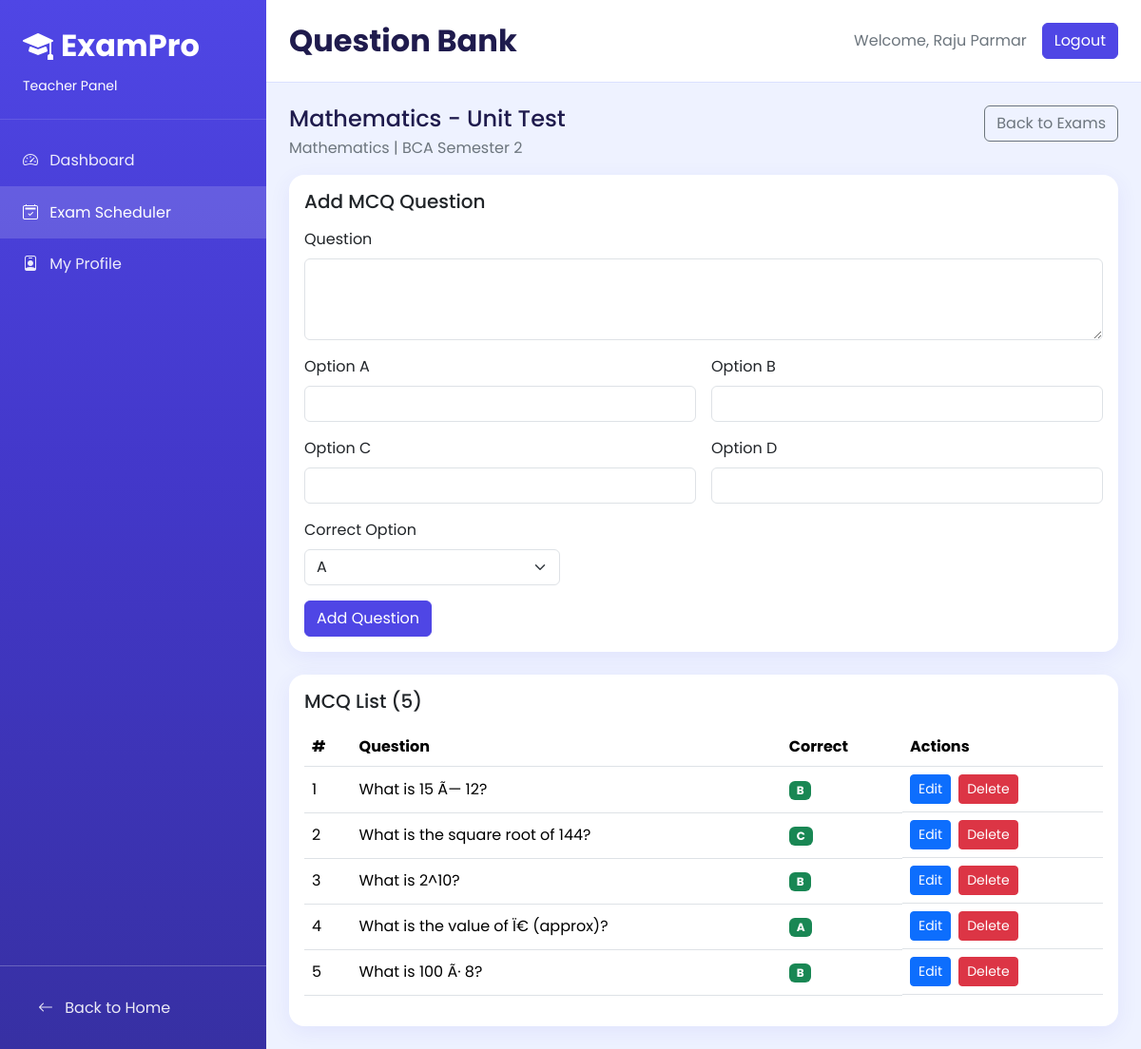
/pages/teacher/questions.php?exam_id=1 (signed in), run on the app's committed database.
### tables this page shows
CREATE TABLE IF NOT EXISTS exams (
    id INT AUTO_INCREMENT PRIMARY KEY,
    teacher_id INT NULL,
    title VARCHAR(200) NOT NULL,
    subject VARCHAR(100) NOT NULL,
    semester VARCHAR(50) DEFAULT 'Semester 2',
    total_questions INT NOT NULL,
    duration_minutes INT NOT NULL,
    status ENUM('scheduled', 'active', 'completed') DEFAULT 'scheduled',
    is_active TINYINT(1) NOT NULL DEFAULT 1,
    exam_date DATE NOT NULL,
    created_at TIMESTAMP DEFAULT CURRENT_TIMESTAMP,
    FOREIGN KEY (teacher_id) REFERENCES teachers(id) ON DELETE SET NULL
);

CREATE TABLE IF NOT EXISTS questions (
    id INT AUTO_INCREMENT PRIMARY KEY,
    exam_id INT NOT NULL,
    question_text TEXT NOT NULL,
    option_a VARCHAR(255) NOT NULL,
    option_b VARCHAR(255) NOT NULL,
    option_c VARCHAR(255) NOT NULL,
    option_d VARCHAR(255) NOT NULL,
    correct_option CHAR(1) NOT NULL,
    FOREIGN KEY (exam_id) REFERENCES exams(id) ON DELETE CASCADE
);

### pages/teacher/questions.php (the view, shortened to what this page needs)
<?php
require_once __DIR__ . '/includes/auth.php';
require_once __DIR__ . '/includes/layout.php';
$teacherId = (int) $_SESSION['teacher_id'];
$examId = (int) ($_GET['exam_id'] ?? $_POST['exam_id'] ?? 0);
$examStmt = $conn->prepare('SELECT id, title, subject, semester FROM exams WHERE id = ? AND (teacher_id = ? OR teacher_id IS NULL) LIMIT 1');
$examStmt->bind_param('ii', $examId, $teacherId);
$examStmt->execute();
$exam = $examStmt->get_result()->fetch_assoc();
$listStmt = $conn->prepare('SELECT id, question_text, option_a, option_b, option_c, option_d, correct_option FROM questions WHERE exam_id = ? ORDER BY id ASC');
$listStmt->bind_param('i', $examId);
$listStmt->execute();
$questions = $listStmt->get_result()->fetch_all(MYSQLI_ASSOC);
?>
<div class="d-flex justify-content-between align-items-start flex-wrap gap-2 mb-3">
    <div>
        <h2 class="h4 mb-1"><?= htmlspecialchars($exam['title']) ?></h2>
        <p class="text-secondary mb-0"><?= htmlspecialchars($exam['subject']) ?> | <?= htmlspecialchars($exam['semester']) ?></p>
    </div>
    <a href="exams.php" class="btn btn-outline-secondary">Back to Exams</a>
</div>
<div class="card content-card mb-4">
    <div class="card-body">
        <h3 class="h5 mb-3">Add MCQ Question</h3>
        <form method="post" class="row g-3">
            <div class="col-12">
                <label class="form-label">Question</label>
                <textarea name="question_text" class="form-control" rows="3" required></textarea>
            </div>
            <div class="col-md-6">
                <label class="form-label">Option A</label>
                <input type="text" name="option_a" class="form-control" required>
            </div>
            <div class="col-md-6">
                <label class="form-label">Option B</label>
                <input type="text" name="option_b" class="form-control" required>
            </div>
            <div class="col-md-6">
                <label class="form-label">Option C</label>
                <input type="text" name="option_c" class="form-control" required>
            </div>
            <div class="col-md-6">
                <label class="form-label">Option D</label>
                <input type="text" name="option_d" class="form-control" required>
            </div>
            <div class="col-md-4">
                <label class="form-label">Correct Option</label>
                <select class="form-select" name="correct_option" required>
                    <option value="A">A</option>
                </select>
            </div>
            <div class="col-12">
                <button class="btn btn-indigo" type="submit">Add Question</button>
            </div>
        </form>
    </div>
</div>
<div class="card content-card">
    <div class="card-body">
        <h3 class="h5 mb-3">MCQ List (<?= count($questions) ?>)</h3>
        <?php if (empty($questions)): ?>
            <p class="text-secondary mb-0">No questions found for this exam.</p>
        <?php else: ?>
            <div class="table-responsive">
                <table class="table align-middle">
                    <thead>
                    <tr>
                        <th>#</th>
                        <th>Question</th>
                        <th>Correct</th>
                        <th>Actions</th>
                    </tr>
                    </thead>
                    <tbody>
                    <?php foreach ($questions as $index => $question): ?>
                        <tr>
                            <td><?= $index + 1 ?></td>
                            <td><?= htmlspecialchars($question['question_text']) ?></td>
                            <td><span class="badge text-bg-success"><?= htmlspecialchars($question['correct_option']) ?></span></td>
                            <td class="d-flex flex-wrap gap-2">
                                <button
                                    type="button"
                                    class="btn btn-primary btn-sm"
                                    data-bs-toggle="modal"
                                    data-bs-target="#editQuestionModal"
                                    data-id="<?= (int) $question['id'] ?>"
                                    data-question="<?= htmlspecialchars($question['question_text']) ?>"
                                    data-a="<?= htmlspecialchars($question['option_a']) ?>"
                                    data-b="<?= htmlspecialchars($question['option_b']) ?>"
                                    data-c="<?= htmlspecialchars($question['option_c']) ?>"
                                    data-d="<?= htmlspecialchars($question['option_d']) ?>"
                                    data-correct="<?= htmlspecialchars($question['correct_option']) ?>"
                                >Edit</button>
                                <form method="post" onsubmit="return confirm('Delete this question?');">
                                    <button type="submit" class="btn btn-danger btn-sm">Delete</button>
                                </form>
                            </td>
                        </tr>
                    <?php endforeach; ?>
                    </tbody>
                </table>
            </div>
        <?php endif; ?>
    </div>
</div>

### pages/teacher/assets/teacher.css (style rules this page uses)
:root { --tp-indigo: #4f46e5; --tp-indigo-dark: #3730a3; --tp-indigo-soft: #c7d2fe; --tp-bg: #eef2ff; --tp-panel: #ffffff; --tp-text: #1f1b4d; --tp-muted: #6b6b8c; }
body { font-family: 'Poppins', sans-serif; background: var(--tp-bg); color: var(--tp-text); }
.content-card { border: 0; border-radius: 16px; box-shadow: 0 6px 22px rgba(79, 70, 229, 0.08); }
.btn-indigo { background: var(--tp-indigo); color: #fff; border: 1px solid var(--tp-indigo); }

### data on the page
exams: title "Mathematics - Unit Test", subject "Mathematics", semester "BCA Semester 2"
questions: question_text "What is 15 Ã— 12?", correct_option "B"
questions: question_text "What is the square root of 144?", correct_option "C"
questions: question_text "What is 2^10?", correct_option "B"
questions: question_text "What is the value of Ï€ (approx)?", correct_option "A"
questions: question_text "What is 100 Ã· 8?", correct_option "B"

### other printed values
$title "Question Bank"
$teacherName "Raju Parmar"
count($questions) "5"
